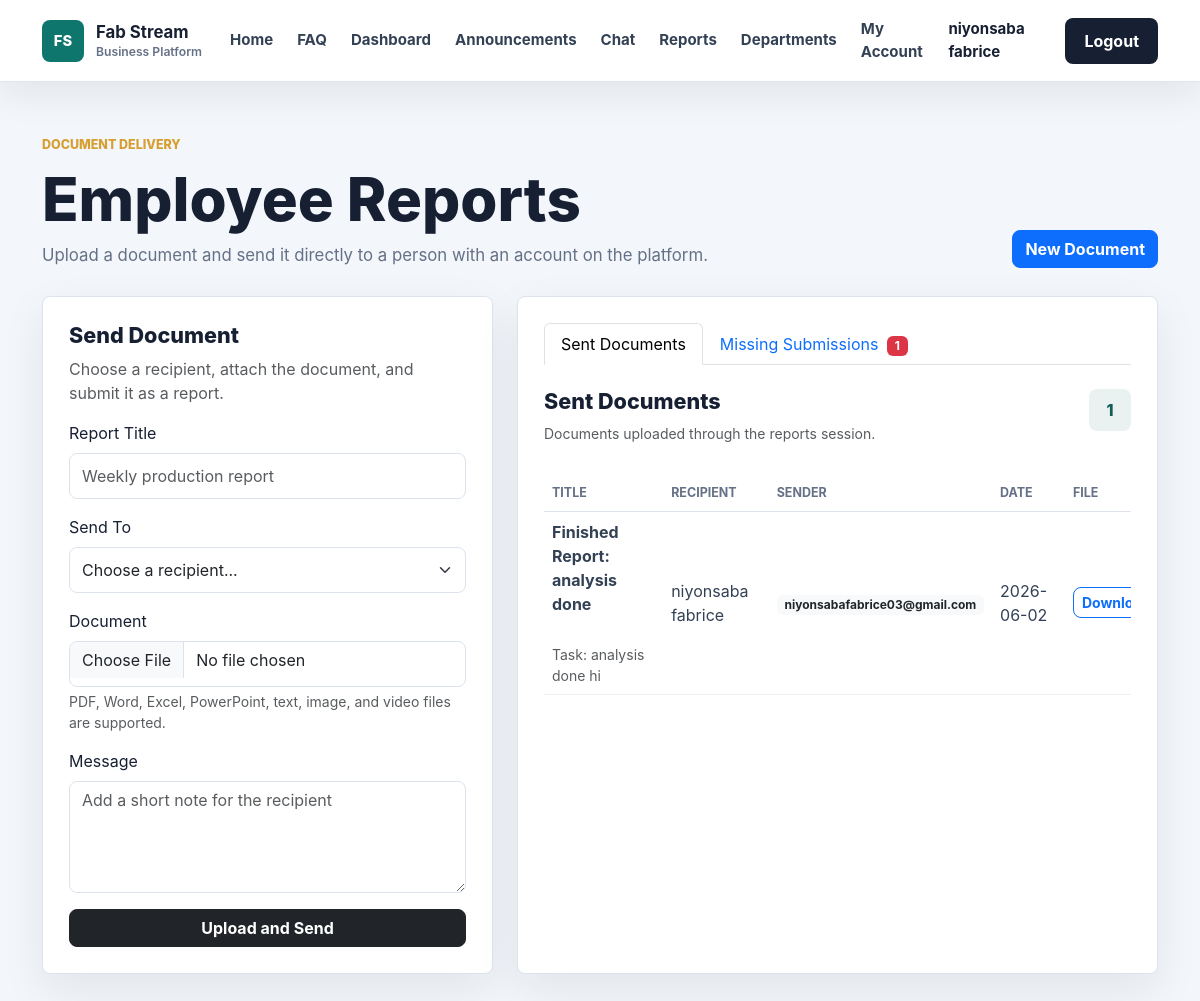
Screenshot of /reports (signed in) with the database file from the repository.
### app/models.py (models this page shows, shortened)
class User(db.Model, UserMixin):
    id = db.Column(db.Integer, primary_key=True)
    username = db.Column(db.String(100), unique=True, nullable=False)
    email = db.Column(db.String(120), unique=True, nullable=False)
    password = db.Column(db.String(200), nullable=False)
    role = db.Column(db.String(20), default='employee')
    full_name = db.Column(db.String(120), nullable=True)
    employee_number = db.Column(db.String(40), unique=True, nullable=True)
    phone = db.Column(db.String(40), nullable=True)
    department = db.Column(db.String(80), nullable=True)
    position = db.Column(db.String(100), nullable=True)
    hire_date = db.Column(db.String(20), nullable=True)

class ReportDocument(db.Model):
    id = db.Column(db.Integer, primary_key=True)
    title = db.Column(db.String(150), nullable=False)
    message = db.Column(db.Text, nullable=True)
    original_filename = db.Column(db.String(255), nullable=False)
    stored_filename = db.Column(db.String(255), nullable=False)
    status = db.Column(db.String(30), default='Sent')
    created_at = db.Column(db.DateTime, default=datetime.utcnow)
    sender_id = db.Column(db.Integer, db.ForeignKey('user.id'), nullable=True)
    recipient_id = db.Column(db.Integer, db.ForeignKey('user.id'), nullable=False)
    sender = db.relationship('User', foreign_keys=[sender_id], backref='sent_reports')
    recipient = db.relationship('User', foreign_keys=[recipient_id], backref='received_reports')

### app/routes.py (the view)
@routes.route('/reports')
@login_required
def reports():
    require_admin()
    users = User.query.filter(User.id != current_user.id).order_by(User.department.asc(), User.username.asc()).all()
    reports = ReportDocument.query.order_by(ReportDocument.created_at.desc()).all()
    from sqlalchemy import not_
    sent_sender_ids = db.session.query(ReportDocument.sender_id).filter(ReportDocument.sender_id.isnot(None)).distinct()
    missing_users = User.query.filter(
        User.role == 'employee',
        not_(User.id.in_(sent_sender_ids))
    ).order_by(User.department.asc(), User.username.asc()).all()
    return render_template('reports.html', reports=reports, users=users, missing_users=missing_users)

### app/__init__.py (called while the page is built)
def create_app():
    app = Flask(__name__)
    app.config.from_object(Config)
    app.config['UPLOAD_FOLDER'] = os.path.join(app.instance_path, app.config['UPLOAD_FOLDER'])
    os.makedirs(app.config['UPLOAD_FOLDER'], exist_ok=True)
    db.init_app(app)
    bcrypt.init_app(app)
    login_manager.init_app(app)
    socketio.init_app(app)
    migrate.init_app(app, db, render_as_batch=True)
    from app.models import User
    @login_manager.user_loader
    def load_user(user_id):
        return User.query.get(int(user_id))
    from app.routes import routes
    app.register_blueprint(routes)
    return app

### app/routes.py (called while the page is built)
def is_admin(user=None):
    user = user or current_user
    return user.is_authenticated and user.role in ADMIN_ROLES

def require_admin():
    if not is_admin():
        abort(403)

### app/templates/reports.html (shortened to what this page needs)
{% extends 'base.html' %}
{% block content %}
<section class="reports-page">
    <div class="container">
        <div class="reports-header">
            <div>
                <p class="section-kicker">Document delivery</p>
                <h1>Employee Reports</h1>
                <p>Upload a document and send it directly to a person with an account on the platform.</p>
            </div>
            <a href="#upload-report" class="btn btn-primary">New Document</a>
        </div>
        <div class="row g-4">
            <div class="col-lg-5">
                <div class="report-panel" id="upload-report">
                    <h2>Send Document</h2>
                    <p class="text-muted">Choose a recipient, attach the document, and submit it as a report.</p>
                    {% if users %}
                        <form method="POST" action="{{ url_for('routes.upload_report') }}" enctype="multipart/form-data">
                            <div class="mb-3">
                                <label for="title" class="form-label">Report Title</label>
                                <input type="text" class="form-control" id="title" name="title" placeholder="Weekly production report" required>
                            </div>
                            <div class="mb-3">
                                <label for="recipient_id" class="form-label">Send To</label>
                                <select class="form-select" id="recipient_id" name="recipient_id" required>
                                    <option value="">Choose a recipient...</option>
                                    {% set current_dept = namespace(name="____START____") %}
                                </select>
                            </div>
                            <div class="mb-3">
                                <label for="document" class="form-label">Document</label>
                                <input type="file" class="form-control" id="document" name="document" accept=".pdf,.doc,.docx,.xls,.xlsx,.ppt,.pptx,.txt,.png,.jpg,.jpeg" required>
                                <div class="form-text">PDF, Word, Excel, PowerPoint, text, image, and video files are supported.</div>
                            </div>
                            <div class="mb-3">
                                <label for="message" class="form-label">Message</label>
                                <textarea class="form-control" id="message" name="message" rows="4" placeholder="Add a short note for the recipient"></textarea>
                            </div>
                            <button type="submit" class="btn btn-dark w-100">Upload and Send</button>
                        </form>
                    {% else %}
                        <div class="empty-state">
                            <strong>No user accounts found.</strong>
                            <span>Create at least one account before sending a document.</span>
                        </div>
                    {% endif %}
                </div>
            </div>
            <div class="col-lg-7">
                <div class="report-panel">
                    <ul class="nav nav-tabs mb-4" id="reportTabs" role="tablist">
                        <li class="nav-item" role="presentation">
                            <button class="nav-link active" id="all-reports-tab" data-bs-toggle="tab" data-bs-target="#all-reports" type="button" role="tab">Sent Documents</button>
                        </li>
                        <li class="nav-item" role="presentation">
                            <button class="nav-link" id="missing-reports-tab" data-bs-toggle="tab" data-bs-target="#missing-reports" type="button" role="tab">
                                Missing Submissions
                                <span class="badge bg-danger ms-1">{{ missing_users|length }}</span>
                            </button>
                        </li>
                    </ul>
                    <div class="tab-content" id="reportTabsContent">
                        <div class="tab-pane fade show active" id="all-reports" role="tabpanel">
                            <div class="table-heading mb-3">
                                <div>
                                    <h2>Sent Documents</h2>
                                    <p class="text-muted small">Documents uploaded through the reports session.</p>
                                </div>
                                <span class="report-count">{{ reports|length }}</span>
                            </div>
                            <div class="table-responsive">
                                <table class="table report-table align-middle">
                                    <thead>
                                        <tr>
                                            <th>Title</th>
                                            <th>Recipient</th>
                                            <th>Sender</th>
                                            <th>Date</th>
                                            <th>File</th>
                                        </tr>
                                    </thead>
                                    <tbody>
                                        {% for report in reports %}
                                            <tr>
                                                <td>
                                                    <strong>{{ report.title }}</strong>
                                                    {% if report.message %}<br><small class="text-muted">{{ report.message|truncate(40) }}</small>{% endif %}
                                                </td>
                                                <td>{{ report.recipient.username }}</td>
                                                <td><span class="badge bg-light text-dark">{{ report.sender.username if report.sender else 'System' }}</span></td>
                                                <td>{{ report.created_at.strftime('%Y-%m-%d') }}</td>
                                                <td>
                                                    <a class="btn btn-sm btn-outline-primary" href="{{ url_for('routes.download_report', report_id=report.id) }}">Download</a>
                                                </td>
                                            </tr>
                                        {% else %}
                                            <tr>
                                                <td colspan="6" class="text-center py-4 text-muted">No documents uploaded yet.</td>
                                            </tr>
                                        {% endfor %}
                                    </tbody>
                                </table>
                            </div>
                        </div>
                                {% set current_m_dept = namespace(name="____START____") %}
                    </div>
                </div>
            </div>
        </div>
    </div>
</section>
{% endblock %}

### app/templates/base.html (shortened to what this page needs)
<!DOCTYPE html>
<html lang="en">
<head>
    <link href="https://cdn.jsdelivr.net/npm/bootstrap@5.3.0/dist/css/bootstrap.min.css" rel="stylesheet">
    <link rel="stylesheet" href="{{ url_for('static', filename='css/style.css') }}">
</head>
<body>
<nav class="navbar navbar-expand-lg site-navbar sticky-top">
    <div class="container">
        <a class="navbar-brand brand-mark" href="{{ url_for('routes.home') }}">
            <span class="brand-icon">FS</span>
            <span>
                <strong>Fab Stream</strong>
                <small>Business Platform</small>
            </span>
        </a>
        <div class="collapse navbar-collapse" id="navbarNav">
            <ul class="navbar-nav ms-auto align-items-lg-center">
                <li class="nav-item">
                    <a class="nav-link" href="{{ url_for('routes.home') }}">Home</a>
                </li>
                <li class="nav-item">
                    <a class="nav-link" href="{{ url_for('routes.home') }}#faq">FAQ</a>
                </li>
                <li class="nav-item">
                    <a class="nav-link" href="{{ url_for('routes.dashboard') }}">Dashboard</a>
                </li>
                <li class="nav-item">
                    <a class="nav-link" href="{{ url_for('routes.manager_dashboard') }}">Announcements</a>
                </li>
                {% if current_user.is_authenticated %}
                    {% if current_user.role in ['admin', 'manager'] %}
                        <li class="nav-item">
                            <a class="nav-link" href="{{ url_for('routes.chat') }}">Chat</a>
                        </li>
                        <li class="nav-item">
                            <a class="nav-link" href="{{ url_for('routes.reports') }}">Reports</a>
                        </li>
                        <li class="nav-item">
                            <a class="nav-link" href="{{ url_for('routes.departments') }}">Departments</a>
                        </li>
                    {% endif %}
                    <li class="nav-item">
                        <a class="nav-link" href="{{ url_for('routes.employee_detail', employee_id=current_user.id) }}">My Account</a>
                    </li>
                    <li class="nav-item">
                        <span class="nav-link nav-user">{{ current_user.username }}</span>
                    </li>
                    <li class="nav-item">
                        <a class="btn nav-cta ms-lg-2" href="{{ url_for('routes.logout') }}">
                            Logout
                        </a>
                    </li>
                {% endif %}
            </ul>
        </div>
    </div>
</nav>
<main>
    {% block content %}{% endblock %}
</main>
</body>
</html>

### app/static/css/style.css (style rules this page uses)
:root { --ink: #172033; --muted: #657186; --line: #dce3ed; --surface: #ffffff; --soft: #f3f6fa; --brand: #0f766e; --brand-dark: #115e59; --accent: #d69e2e; }
* { box-sizing: border-box; }
body { margin: 0; background: var(--soft); color: var(--ink); font-family: Inter, "Segoe UI", Arial, sans-serif; }
a { text-decoration: none; }
.site-navbar { min-height: 76px; border-bottom: 1px solid rgba(220, 227, 237, 0.88); background: rgba(255, 255, 255, 0.96); box-shadow: 0 12px 36px rgba(23, 32, 51, 0.08); backdrop-filter: blur(18px); }
.brand-mark { display: inline-flex; align-items: center; gap: 12px; color: var(--ink); }
.brand-icon { display: inline-grid; width: 42px; height: 42px; place-items: center; border-radius: 8px; background: var(--brand); color: #ffffff; font-size: 0.92rem; font-weight: 800; }
.brand-mark strong, .brand-mark small { display: block; line-height: 1.1; }
.brand-mark strong { font-size: 1.05rem; letter-spacing: 0; }
.brand-mark small { margin-top: 3px; color: var(--muted); font-size: 0.76rem; font-weight: 600; }
.site-navbar .nav-link { margin: 0 4px; border-radius: 8px; color: #334155; font-size: 0.94rem; font-weight: 650; padding: 10px 12px; transition: background 180ms ease, color 180ms ease; }
.nav-user { color: var(--ink) !important; cursor: default; }
.nav-cta { border-radius: 8px; background: var(--ink); color: #ffffff; font-weight: 750; padding: 10px 18px; }
.hero-kicker, .section-kicker { margin-bottom: 14px; color: var(--accent); font-size: 0.78rem; font-weight: 800; letter-spacing: 0; text-transform: uppercase; }
.reports-page { padding: 54px 0 88px; }
.reports-header { display: flex; align-items: end; justify-content: space-between; gap: 24px; margin-bottom: 28px; }
.reports-header h1 { margin: 0; color: var(--ink); font-size: clamp(2.1rem, 5vw, 4rem); font-weight: 850; line-height: 1; }
.reports-header p:not(.section-kicker) { max-width: 680px; margin: 14px 0 0; color: var(--muted); font-size: 1.05rem; }
.reports-header .btn, .report-panel .btn { border-radius: 8px; font-weight: 750; }
.report-panel { height: 100%; border: 1px solid var(--line); border-radius: 8px; background: #ffffff; box-shadow: 0 16px 44px rgba(23, 32, 51, 0.08); padding: 26px; }
.report-panel h2 { margin-bottom: 8px; color: var(--ink); font-size: 1.35rem; font-weight: 820; }
.report-panel .form-control, .report-panel .form-select { min-height: 46px; border-color: var(--line); border-radius: 8px; }
.report-panel textarea.form-control { min-height: 112px; }
.table-heading { display: flex; align-items: start; justify-content: space-between; gap: 18px; margin-bottom: 16px; }
.report-count { display: inline-grid; min-width: 42px; height: 42px; place-items: center; border-radius: 8px; background: #e9f2f1; color: var(--brand-dark); font-weight: 850; }
.report-table { min-width: 760px; }
.report-table thead th { border-bottom: 1px solid var(--line); color: var(--muted); font-size: 0.78rem; text-transform: uppercase; }
.report-table td { border-color: #edf1f5; color: #334155; }
.report-table td strong, .report-table td small { display: block; }
.report-table td small { max-width: 260px; margin-top: 4px; color: var(--muted); }

### rows the page displays
User: username "niyonsaba fabrice"
ReportDocument: title "Finished Report: analysis done", message "Task: analysis done hi", recipient.username "niyonsaba fabrice", sender "niyonsabafabrice03@gmail.com", created_at "2026-06-02"

### other values shown
{{ missing_users|length }} "1"
{{ reports|length }} "1"
